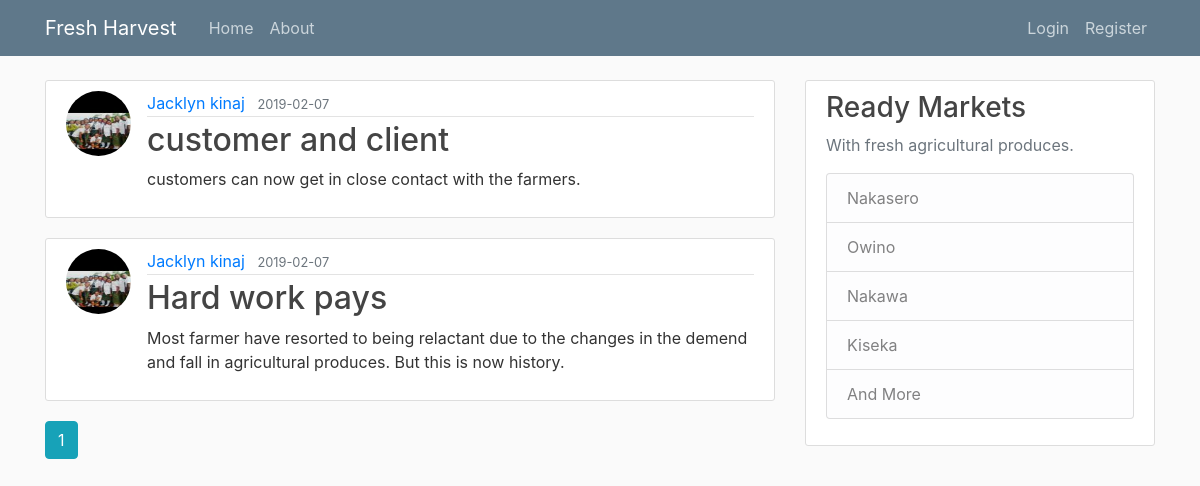
Page /home on the earlier database version.
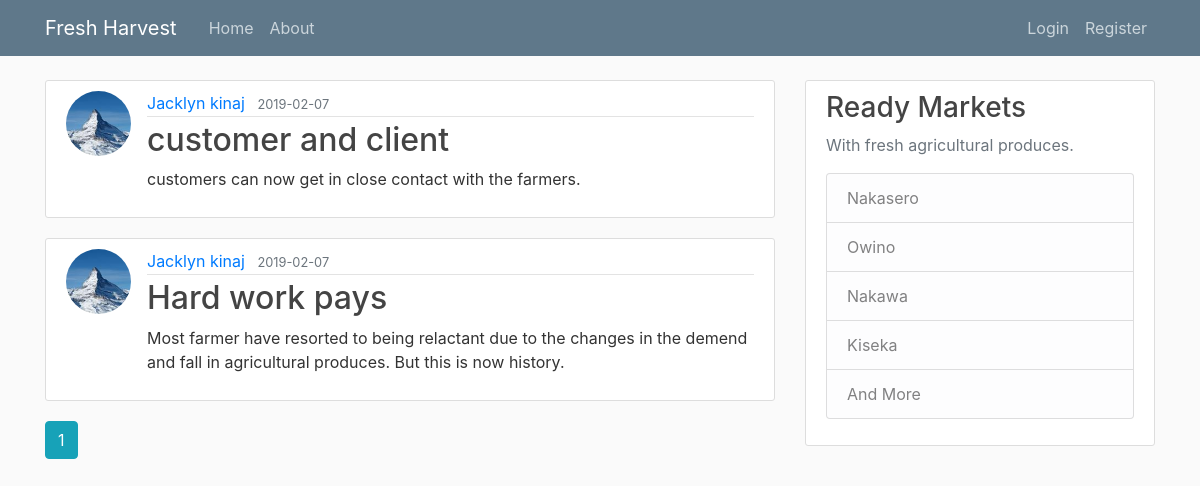
Same page on the later database version.
### flaskblog/models.py (models this page shows, shortened)
class Post(db.Model):
    id = db.Column(db.Integer, primary_key=True)
    title = db.Column(db.String(100), nullable=False)
    date_posted = db.Column(db.DateTime, nullable=False, default=datetime.utcnow)
    content = db.Column(db.Text, nullable=False)
    user_id = db.Column(db.Integer, db.ForeignKey('user.id'), nullable=False)

class User(db.Model, UserMixin):
    id = db.Column(db.Integer, primary_key=True)
    username = db.Column(db.String(20), unique=True, nullable=False)
    email = db.Column(db.String(120), unique=True, nullable=False)
    image_file = db.Column(db.String(20), nullable=False, default='default.jpg')
    password = db.Column(db.String(60), nullable=False)
    posts = db.relationship('Post', backref='author', lazy=True)

### flaskblog/routes.py (the view)
@app.route("/")
@app.route("/home")
def home():
    page = request.args.get('page', 1, type=int)
    posts = Post.query.order_by(Post.date_posted.desc()).paginate(page=page, per_page=5)
    return render_template('home.html', posts=posts)

### flaskblog/templates/home.html
{% extends "layout.html" %}
{% block content %}
    {% for post in posts.items %}
        <article class="media content-section">
          <img class="rounded-circle article-img" src="{{ url_for('static', filename='profile_pics/' + post.author.image_file) }}">
          <div class="media-body">
            <div class="article-metadata">
              <a class="mr-2" href="{{ url_for('user_posts', username=post.author.username) }}">{{ post.author.username }}</a>
              <small class="text-muted">{{ post.date_posted.strftime('%Y-%m-%d') }}</small>
            </div>
            <h2><a class="article-title" href="{{ url_for('post', post_id=post.id) }}">{{ post.title }}</a></h2>
            <p class="article-content">{{ post.content }}</p>
          </div>
        </article>
    {% endfor %}
    {% for page_num in posts.iter_pages(left_edge=1, right_edge=1, left_current=1, right_current=2) %}
      {% if page_num %}
        {% if posts.page == page_num %}
          <a class="btn btn-info mb-4" href="{{ url_for('home', page=page_num) }}">{{ page_num }}</a>
        {% else %}
          <a class="btn btn-outline-info mb-4" href="{{ url_for('home', page=page_num) }}">{{ page_num }}</a>
        {% endif %}
      {% else %}
        ...
      {% endif %}
    {% endfor %}
{% endblock content %}

### flaskblog/templates/layout.html (shortened to what this page needs)
<!DOCTYPE html>
<html>
<head>
    <link rel="stylesheet" href="https://maxcdn.bootstrapcdn.com/bootstrap/4.0.0/css/bootstrap.min.css">
    <link rel="stylesheet" type="text/css" href="{{ url_for('static', filename='main.css') }}">
</head>
<body>
    <header class="site-header">
      <nav class="navbar navbar-expand-md navbar-dark bg-steel fixed-top">
        <div class="container">
          <a class="navbar-brand mr-4" href="/">Fresh Harvest</a>
          <div class="collapse navbar-collapse" id="navbarToggle">
            <div class="navbar-nav mr-auto">
              <a class="nav-item nav-link" href="{{ url_for('home') }}">Home</a>
              <a class="nav-item nav-link" href="{{ url_for('about') }}">About</a>
            </div>
            <div class="navbar-nav">
              {% if current_user.is_authenticated %}
                <a class="nav-item nav-link" href="{{ url_for('new_post') }}">New Post</a>
                <a class="nav-item nav-link" href="{{ url_for('account') }}">Account</a>
                <a class="nav-item nav-link" href="{{ url_for('logout') }}">Logout</a>
              {% else %}
                <a class="nav-item nav-link" href="{{ url_for('login') }}">Login</a>
                <a class="nav-item nav-link" href="{{ url_for('register') }}">Register</a>
              {% endif %}
            </div>
          </div>
        </div>
      </nav>
    </header>
    <main role="main" class="container">
      <div class="row">
        <div class="col-md-8">
          {% block content %}{% endblock %}
        </div>
        <div class="col-md-4">
          <div class="content-section">
            <h3>Ready Markets</h3>
            <p class='text-muted'>With fresh agricultural produces.
              <ul class="list-group">
                <li class="list-group-item list-group-item-light">Nakasero</li>
                <li class="list-group-item list-group-item-light">Owino</li>
                <li class="list-group-item list-group-item-light">Nakawa</li>
                <li class="list-group-item list-group-item-light">Kiseka</li>
                <li class="list-group-item list-group-item-light">And More</li>
              </ul>
            </p>
          </div>
        </div>
      </div>
    </main>
</body>
</html>

### flaskblog/static/main.css (style rules this page uses)
body { background: #fafafa; color: #333333; margin-top: 5rem; }
h1, h2, h3, h4, h5, h6 { color: #444444; }
.bg-steel { background-color: #5f788a; }
.site-header .navbar-nav .nav-link { color: #cbd5db; }
.content-section { background: #ffffff; padding: 10px 20px; border: 1px solid #dddddd; border-radius: 3px; margin-bottom: 20px; }
.article-title { color: #444444; }
.article-content { white-space: pre-line; }
.article-img { height: 65px; width: 65px; margin-right: 16px; }
.article-metadata { padding-bottom: 1px; margin-bottom: 4px; border-bottom: 1px solid #e3e3e3 }

Differences in the rows shown:
changed through a linked row, Post "customer and client": image_file: a different picture
changed through a linked row, Post "Hard work pays": image_file: a different picture
